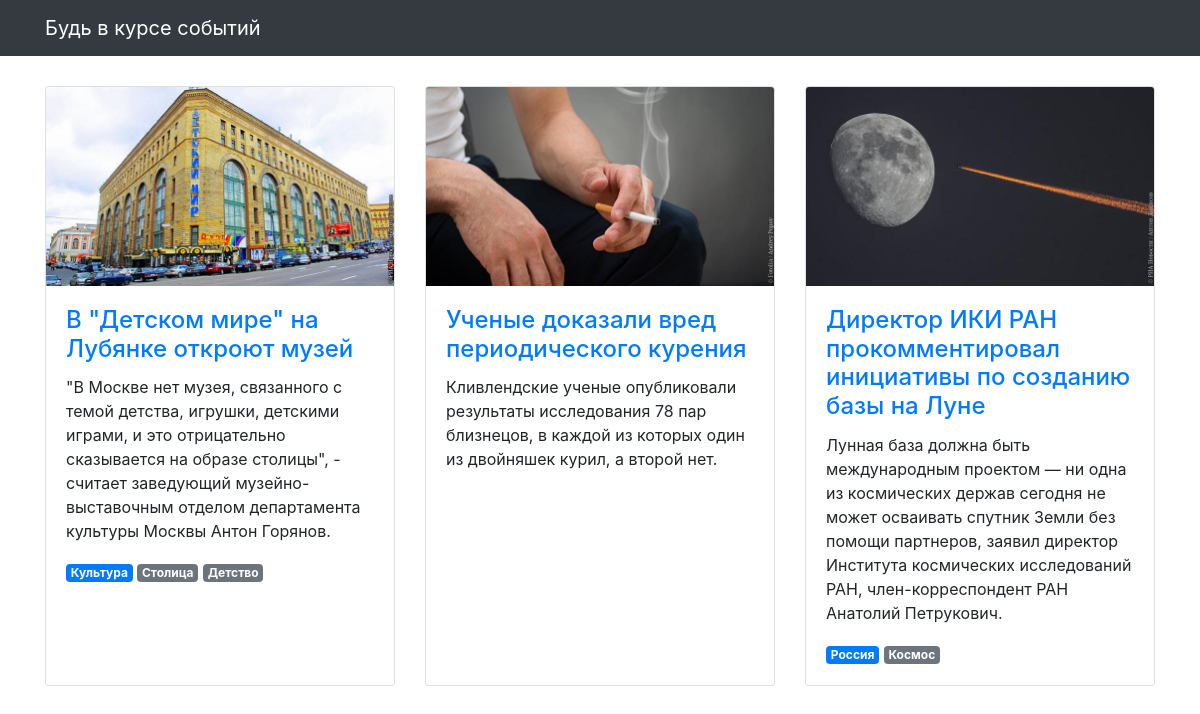
The page / on the database its author committed.
### articles/models.py (models this page shows, shortened)
class Article(models.Model):
    title = models.CharField(max_length=256, verbose_name='Название')
    text = models.TextField(verbose_name='Текст')
    published_at = models.DateTimeField(verbose_name='Дата публикации')
    image = models.ImageField(null=True, blank=True, verbose_name='Изображение',)
    class Meta:
        db_table = 'articles'
        verbose_name = 'Статья'
        verbose_name_plural = 'Статьи'
        ordering = ['-published_at']

class Scope(models.Model):
    topic = models.CharField(max_length=32, verbose_name='Раздел')
    articles = models.ManyToManyField(
        Article, related_name='scopes', through='ArticleScope')
    class Meta:
        db_table = 'scopes'
        verbose_name = 'Раздел'
        verbose_name_plural = 'Разделы'

### articles/views.py (the view)
# urls.py: path('', articles_list, name='articles'),
def articles_list(request):
    template = 'articles/news.html'
    articles = Article.objects.prefetch_related().all()
    objects_list = []
    for index, article in enumerate(articles):
        title = article.title
        text = article.text
        image = article.image
        objects_list.append({
            'title': title,
            'text': text,
            'image': image,
            'scopes': []
        })
        articlescopes = article.articlescopes.all()
        for articlescope in articlescopes:
            objects_list[index]['scopes'].append(
                {
                    'topic': articlescope.scope.topic,
                    'is_main': articlescope.is_main
                })
    context = {'object_list': objects_list}
    return render(request, template, context)

### templates/articles/news.html (shortened to what this page needs)
{% extends "articles/base.html" %}
{% load static %}
{% block content %}
<div class="row">
  {% for article in object_list %}
  <div class="col-lg-4 col-sm-6 portfolio-item">
    <div class="card h-100">
      <a href="#"><img class="card-img-top" src="{% get_media_prefix %}{{ article.image }}" alt=""></a>
      <div class="card-body">
        <h4 class="card-title">
          <a href="#">{{ article.title}}</a>
        </h4>
        <p class="card-text">{{ article.text }}</p>
        {% for scope in article.scopes %}
          <span class="badge {% if scope.is_main %}badge-primary{% else %}badge-secondary{% endif %}">{{ scope.topic }}</span>
        {% endfor %}
      </div>
    </div>
  </div>
  {% endfor %}
</div>
{% endblock %}

### templates/articles/base.html (shortened to what this page needs)
<!DOCTYPE html>
{% load static %}
<html>
  <head>
    <link href="{% static  "css/bootstrap.min.css"  %}" rel="stylesheet">
    <link href="{% static  "css/3-col-portfolio.css" %}" rel="stylesheet">
  </head>
  <body>
    <nav class="navbar navbar-expand-lg navbar-dark bg-dark fixed-top">
      <div class="container">
        <a class="navbar-brand" href="#">Будь в курсе событий</a>
      </div>
    </nav>
    <div class="container">{% block content %}{% endblock %}</div>
  </body>
</html>

### static/css/3-col-portfolio.css (style rules this page uses)
body { padding-top: 84px; padding-bottom: 84px; }
@media (min-width: 992px) { body { padding-top: 86px; padding-bottom: 86px; } }

### rows shown on the page
Article: image (picture), title "В \"Детском мире\" на Лубянке откроют музей", text "\"В Москве нет музея, связанного с темой детства, игрушки, детскими играми, и это отрицательно сказывается на образе столицы\", - считает заведующий музейно-выставочным отделом департамента культуры Москвы Антон Горянов."
Scope: topic "Культура"
Scope: topic "Столица"
Scope: topic "Детство"
Article: image (picture), title "Ученые доказали вред периодического курения", text "Кливлендские ученые опубликовали результаты исследования 78 пар близнецов, в каждой из которых один из двойняшек курил, а второй нет."
Article: image (picture), title "Директор ИКИ РАН прокомментировал инициативы по созданию базы на Луне", text "Лунная база должна быть международным проектом — ни одна из космических держав сегодня не может осваивать спутник Земли без помощи партнеров, заявил директор Института космических исследований РАН, член-корреспондент РАН Анатолий Петрукович."
Scope: topic "Россия"
Scope: topic "Космос"
